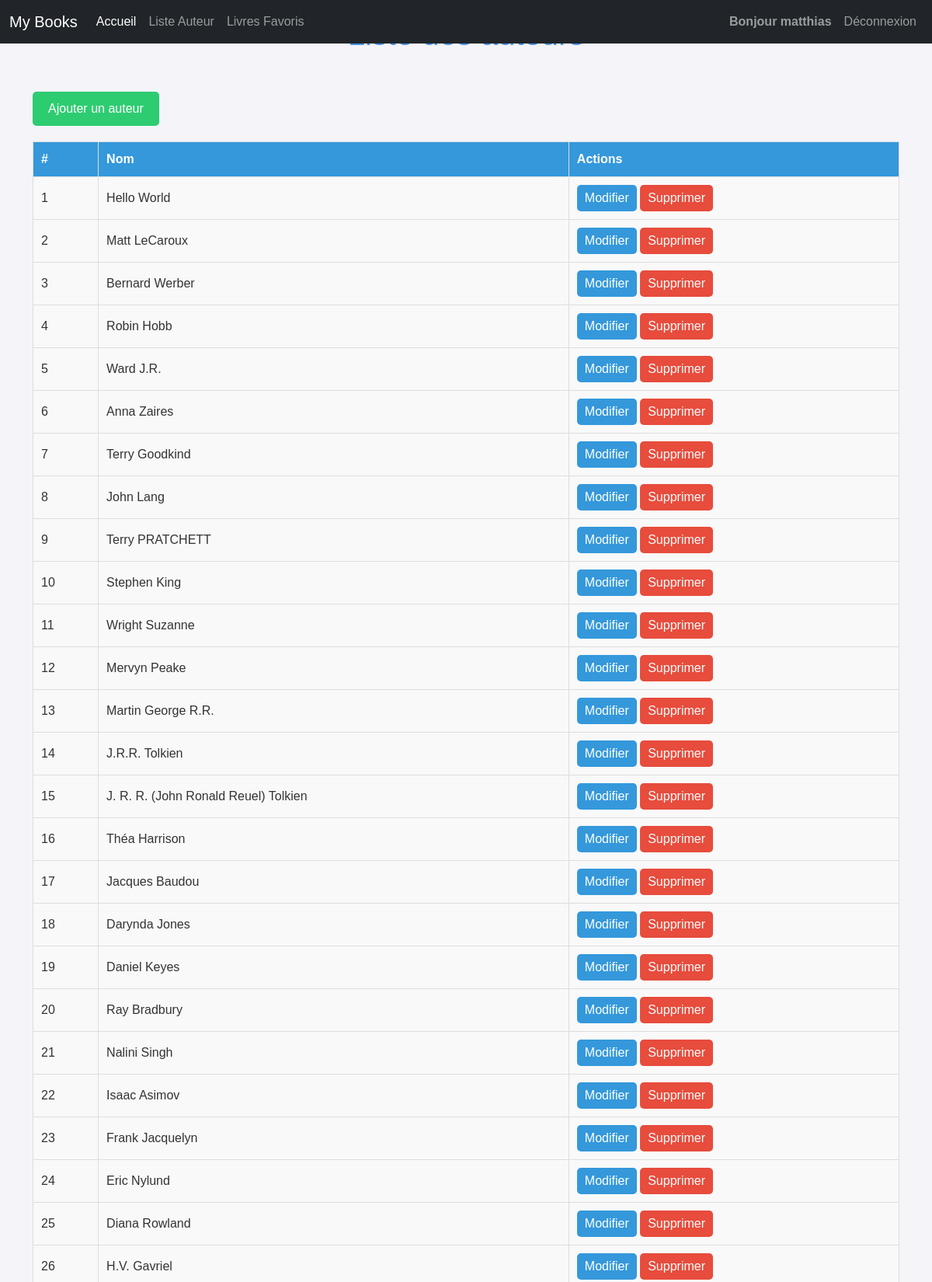
Screenshot of /authors (signed in, upper part) with the database file from the repository.
### tuto/models.py (models this page shows, shortened)
class User(db.Model, UserMixin):  # Utilisation de UserMixin pour simplifier
    username = db.Column(db.String(80), primary_key=True)
    password = db.Column(db.String(80))
    book_ratings = db.relationship('UserBookRating', back_populates='user')
    favorite_books = db.relationship('Book', secondary=favorites, backref=db.backref('favorited_by', lazy='dynamic'))

class Author(db.Model):
    id = db.Column(db.Integer, primary_key=True)
    name = db.Column(db.String(100))

### tuto/views.py (the view)
@app.route("/authors")
@login_required
def authors():
    return render_template("authors.html", authors=Author.query.all())

### tuto/models.py (called while the page is built)
@login_manager.user_loader
def load_user(username):
    return User.query.get(username)

### tuto/templates/authors.html (shortened to what this page needs)
{% extends 'base.html' %}
{% block styles %}
    {{ super() }}
    <link rel="stylesheet" href="{{ url_for('static', filename='auteurs.css') }}">
{% endblock %}
{% block content %}
    <h1 class="title">Liste des auteurs</h1>
    {% if current_user.is_authenticated %}
        <a class="btn-add" href="{{ url_for('add_author') }}">Ajouter un auteur</a>
    {% endif %}
    <table class="author-table">
        <thead>
            <tr>
                <th>#</th>
                <th>Nom</th>
                <th>Actions</th>
            </tr>
        </thead>
        <tbody>
            {% for author in authors %}
            <tr>
                <td>{{ loop.index }}</td>
                <td>{{ author.name }}</td>
                <td>
                    <a class="btn-edit" href="{{ url_for('edit_author', id=author.id) }}">Modifier</a>
                    <a class="btn-delete" href="{{ url_for('delete_author_confirm', id=author.id) }}">Supprimer</a>
                </td>
            </tr>
            {% endfor %}
        </tbody>
    </table>
{% endblock %}

### tuto/templates/base.html (shortened to what this page needs)
<!doctype html>
<html lang="fr">
<head>
    {% block head %}
    {% block styles %}
    <link href="https://cdn.jsdelivr.net/npm/bootstrap@5.3.3/dist/css/bootstrap.min.css" rel="stylesheet">
    <link rel="stylesheet" href="https://cdnjs.cloudflare.com/ajax/libs/font-awesome/5.15.4/css/all.min.css">
    {% endblock %}
    {% endblock %}
</head>
<body>
    <header>
        <nav class="navbar navbar-expand-md navbar-dark fixed-top bg-dark">
            <div class="container-fluid">
                <a class="navbar-brand" href="/">My Books</a>
                <div class="collapse navbar-collapse" id="navbarCollapse">
                    <ul class="navbar-nav me-auto mb-2 mb-md-0">
                        <li class="nav-item">
                            <a class="nav-link active" aria-current="page" href="/">Accueil</a>
                        </li>
                        <li class="nav-item">
                            <a class="nav-link" href="/authors">Liste Auteur</a>
                        </li>
                        {% if current_user.is_authenticated %}
                        <li class="nav-item">
                            <a class="nav-link" href="/favoris">Livres Favoris</a>
                        </li>
                        {% endif %}
                    </ul>
                    <ul class="nav navbar-nav navbar-right">
                        {% if current_user.is_authenticated %}
                            <li class="nav-item">
                                <a class="nav-link" href="#"><strong>Bonjour {{ current_user.username }}</strong></a>
                            </li>
                            <li class="nav-item">
                                <a class="nav-link btn btn-danger" href="{{ url_for('logout') }}">Déconnexion</a>
                            </li>
                        {% endif %}
                    </ul>
                </div>
            </div>
        </nav>
    </header>
    <main class="flex-shrink-0">
        <div class="container">
            {% block content %}
            {% endblock %}
        </div>
    </main>
</body>
</html>

### tuto/static/auteurs.css (style rules this page uses)
body { font-family: Arial, sans-serif; background-color: #f4f4f9; color: #333; margin: 0; padding: 20px; }
.title { color: #4a90e2; font-size: 2.5rem; text-align: center; margin-bottom: 30px; }
.author-table { width: 100%; border-collapse: collapse; margin-bottom: 20px; }
.author-table th, .author-table td { border: 1px solid #ddd; padding: 10px; text-align: left; }
.author-table th { background-color: #3498db; color: white; }
.author-table td { background-color: #f9f9f9; }
.btn-edit { display: inline-block; background-color: #3498db; color: white; padding: 5px 10px; border-radius: 5px; text-decoration: none; transition: background-color 0.3s ease; }
.btn-add { display: inline-block; background-color: #2ecc71; color: white; padding: 10px 20px; margin-top: 20px; margin-bottom: 20px; border-radius: 5px; text-align: center; text-decoration: none; transition: background-color 0.3s ease; }
.btn-delete { display: inline-block; background-color: #e74c3c; color: white; padding: 5px 10px; border-radius: 5px; text-decoration: none; transition: background-color 0.3s ease; }

### rows the page displays
User: username "matthias"
Author: name "Hello World"
Author: name "Matt LeCaroux"
Author: name "Bernard Werber"
Author: name "Robin Hobb"
Author: name "Ward J.R."
Author: name "Anna Zaires"
Author: name "Terry Goodkind"
Author: name "John Lang"
Author: name "Terry PRATCHETT"
Author: name "Stephen King"
Author: name "Wright Suzanne"
Author: name "Mervyn Peake"
Author: name "Martin George R.R."
Author: name "J.R.R. Tolkien"
Author: name "J. R. R. (John Ronald Reuel) Tolkien"
Author: name "Théa Harrison"
Author: name "Jacques Baudou"
Author: name "Darynda Jones"
Author: name "Daniel Keyes"
Author: name "Ray Bradbury"
Author: name "Nalini Singh"
Author: name "Isaac Asimov"
Author: name "Frank Jacquelyn"
Author: name "Eric Nylund"
Author: name "Diana Rowland"
Author: name "H.V. Gavriel"
